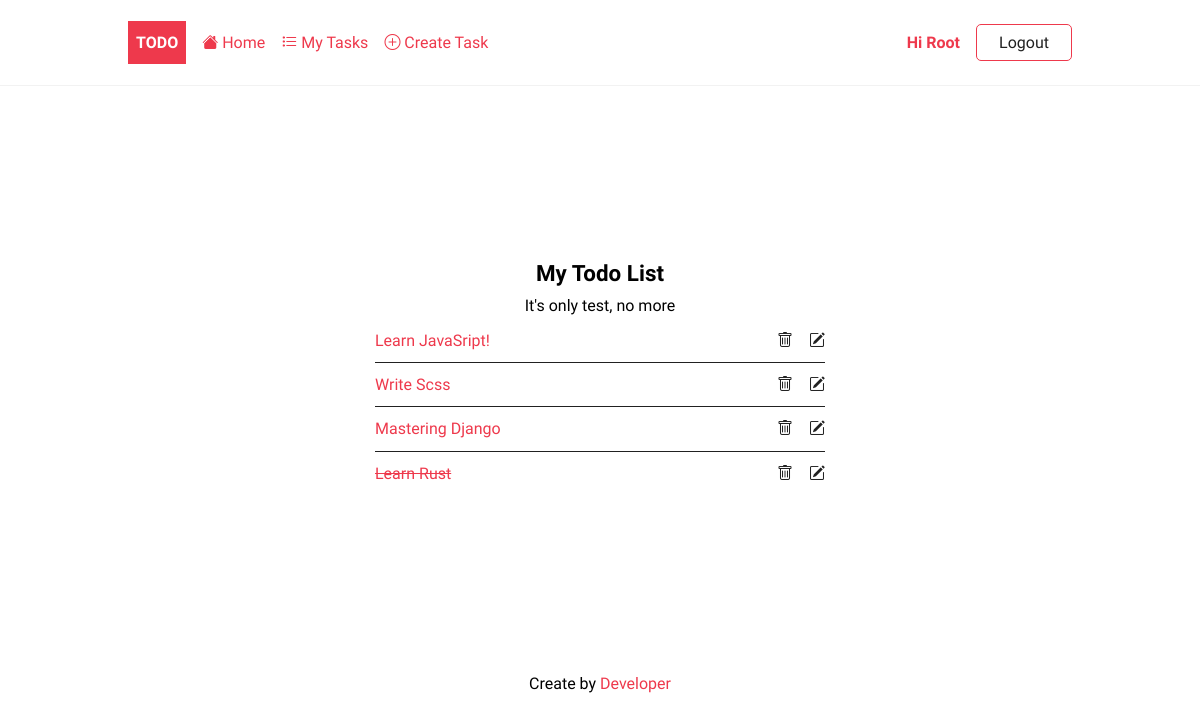
Page /tasks/ (signed in) on the committed database.
### todo/models.py (models this page shows, shortened)
class Task(models.Model):
    title = models.CharField(max_length=255)
    description = models.TextField(null=True, blank=True)
    completed = models.BooleanField(default=False)
    created_at = models.DateField(auto_now_add=True)
    user = models.ForeignKey(User, on_delete=models.CASCADE, null=True, blank=True)
    class Meta:
        ordering = ['completed']

### todo/views.py (the view)
# urls.py: path('tasks/', TaskList.as_view(), name="tasks"),
class TaskList(LoginRequiredMixin,ListView):
    model = Task
    template_name = 'todo/tasks.html'
    context_object_name = 'tasks'
    def get_context_data(self, * ,object_list = None, **kwargs: Any):
        context = super().get_context_data(**kwargs)
        context['tasks'] = context['tasks'].filter(user=self.request.user)
        context['desc'] = "It's only test, no more"
        return context

### todo/templates/todo/tasks.html
{% extends "base.html" %}
{% block content %}
<div class="center">
    <h2>My Todo List</h2>
    <p>{{ desc }}</p>
    {% if tasks %}
    <ul class="tasks">
        {% for task in tasks %}
        <li>
            <a href="{% url 'task' task.id %}" class="{% if task.completed %} completed {% endif %}">{{task.title}}</a>
            <div class="task-controls">
                <a href="{% url 'task-delete' task.id %}"><i class="bi bi-trash"></i></a>
                <a href="{% url 'task-update' task.id %}"><i class="bi bi-pencil-square"></i></a>
            </div>
        </li>
        {% endfor %}
    </ul>
    {% else %}
    <p>You have no pending tasks <a href= "{% url 'task-create' %}"> Create Task</a></p>
    {% endif %}
</div>
{% endblock content %}

### templates/base.html (shortened to what this page needs)
{% load static %}
<!DOCTYPE html>
<html lang="en">
<head>
    <link rel="stylesheet" href="{% static 'css/style.css' %}">
</head>
<body>
    <header class="header">
        <div class="container">
            <a href="{% url 'home' %}" class="logo">Todo</a>
            <nav class="nav">
                <a href="{% url 'home' %}"> <i class="bi bi-house-fill"></i> Home</a>
                {% if request.user.is_authenticated %}
                    <a href="{% url 'tasks' %}"> <i class="bi bi-list-task"></i> My Tasks</a>
                    <a href="{% url 'task-create' %}"> <i class="bi bi-plus-circle"></i> Create Task</a>
                    <a href="{% url 'profile' %}">Hi {{ request.user|title }}</a>
                    <form action="{% url 'logout' %}" method="POST">
                        <input type="submit" class="btn btn-outline" value="Logout">
                    </form>
                {% else %}
                    <a href="{% url 'login' %}" class="btn btn-outline">Log in</a>
                    <a href="{% url 'register' %}">Sign Up</a>
                {% endif %}
            </nav>
        </div>
    </header>
    <main>
        <div class="container">
            {% block content%}
            {% endblock content%}
        </div>
    </main>
    <footer>
        <div class="container text-center">
            <p>Create by <a href="#">Developer</a></p>
        </div>
    </footer>
</body>
</html>

### static/css/style.css (style rules this page uses)
:root { --color-primary: #ee394c; --color-secondary: #86b7fe; --color-light: #f2f2f2; --color-gray: #ced4da; --color-dark: #212121; --color-white: #ffffff; --color-error: #e2442f; --color-warning: #ffc900; --color-info: #02a2b9; --color-success: #1ba345; --color-input: #00d1b2; --border-radius: 5px; }
* { margin: 0; padding: 0; box-sizing: border-box; text-rendering: optimizeLegibility; }
html, body { height: 100%; }
input, button, textarea { font: inherit; }
body { font-family: 'Dosis', sans-serif; font-size: 1rem; line-height: 1.7; display: flex; flex-direction: column; }
h2 { font-size: 1.4rem; }
a { color: var(--color-primary); text-decoration: none; }
.container { max-width: 960px; margin: 0 auto; padding: 0.5rem; }
.header { border-bottom: solid 1px var(--color-light); }
.header .container { display: flex; align-items: center; gap:1rem; }
.nav { display:flex; gap:1rem; align-items: center; justify-content: center; flex-basis: 100%; }
.nav a:nth-last-child(2) { margin-left: auto; font-weight: bold; }
.logo { padding: 0.5rem; background-color: var(--color-primary); text-decoration: none; color: var(--color-white); font-weight: bold; text-transform: uppercase; }
form > * { display: block; margin-bottom: 0.5rem; }
form > input[type='submit'], form > button { margin: 1rem 0; }
.tasks { list-style: none; width: 100%; max-width: 450px; }
.tasks li { display: flex; justify-content: space-between; align-items: center; width: 100%; border-bottom: solid 1px var(--color-dark); padding: 0.5rem 0; }
.tasks li:last-of-type { border-bottom: none; }
.task-controls { display: flex; justify-content: space-between; gap: 1rem; }
.task-controls a { color: var(--color-dark); }
.completed { text-decoration: line-through; }
.btn { padding: 0.25rem 0.75rem; border-radius: var(--border-radius); background-color: var(--color-white); border: solid 1px var(--color-white); color: var(--color-dark); cursor: pointer; text-decoration: none; font-size: 1rem; min-width: 6rem; text-align: center; }
.btn-outline { border: solid 1px var(--color-primary); }
.text-center { text-align: center; }
.center { display: flex; flex-direction: column; align-items: center; justify-content: center; min-height: 70vh; }

### rows in the picture
Task: title "Learn JavaSript!"
Task: title "Write Scss"
Task: title "Mastering Django"
Task: title "Learn Rust"

### other values in the picture
{{ request.user|title }} "Root"
{{ desc }} "It's only test, no more"
